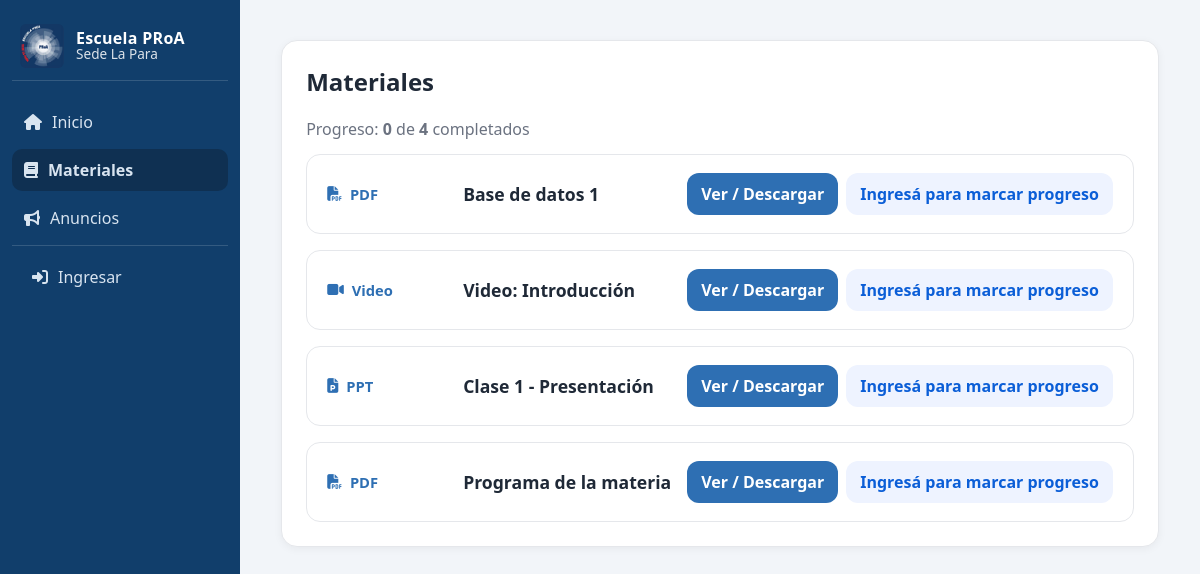
/materiales, run on the app's committed database.
### tables this page shows
CREATE TABLE materiales (
            id INTEGER PRIMARY KEY AUTOINCREMENT,
            titulo TEXT NOT NULL,
            tipo TEXT NOT NULL,
            url TEXT NOT NULL
        );

### portal/main.py (the view)
@main_bp.route("/materiales")
def materiales():
    db = get_db()
    user_id = session.get("user_id")
    if user_id:
        filas = db.execute("""
            SELECT m.id, m.titulo, m.tipo, m.url,
                   COALESCE(p.estado, 0) AS completado
            FROM materiales m
            LEFT JOIN progreso p
              ON p.material_id = m.id AND p.user_id = ?
            ORDER BY m.id DESC
        """, (user_id,)).fetchall()
    else:
        filas = db.execute("""
            SELECT id, titulo, tipo, url, 0 AS completado
            FROM materiales
            ORDER BY id DESC
        """).fetchall()
    total = len(filas)
    hechos = sum(1 for f in filas if f["completado"] == 1)
    return render_template("materiales.html", materiales=filas, total=total, hechos=hechos)

### database.py (called while the page is built)
def get_db():
    if "db" not in g:
        conn = sqlite3.connect(DB_NAME)
        conn.row_factory = sqlite3.Row  # permite acceder por nombre de columna
        g.db = conn
    return g.db

### templates/materiales.html (shortened to what this page needs)
{% extends "base.html" %}
{% block content %}
  <h2 style="margin-top:0;">Materiales</h2>
  <p class="muted" style="margin:6px 0 14px;">
    Progreso: <strong>{{ hechos }}</strong> de <strong>{{ total }}</strong> completados
  </p>
  {% if materiales|length == 0 %}
    <p class="muted">No hay materiales todavía.</p>
  {% else %}
    <div class="list">
      {% for m in materiales %}
        <article class="card material-card">
          <div class="card-badge">
            {% if m['tipo'] == 'pdf' %}
              <i class="fa-solid fa-file-pdf"></i> PDF
            {% elif m['tipo'] == 'ppt' %}
              <i class="fa-solid fa-file-powerpoint"></i> PPT
            {% elif m['tipo'] == 'video' %}
              <i class="fa-solid fa-video"></i> Video
            {% else %}
              <i class="fa-solid fa-file"></i> Otro
            {% endif %}
          </div>
          <h3 class="card-title">{{ m['titulo'] }}</h3>
          <div class="card-actions" style="display:flex; gap:8px;">
            <a class="btn" href="{{ m['url'] }}" target="_blank">Ver / Descargar</a>
            {% if g.user %}
              <form method="post" action="{{ url_for('main.toggle_progreso', mid=m['id']) }}">
                {% if m['completado'] == 1 %}
                  <button class="btn btn-ghost" type="submit">
                    ✅ Completado (desmarcar)
                  </button>
                {% else %}
                  <button class="btn btn-ghost" type="submit">
                    ⏳ Marcar como completado
                  </button>
                {% endif %}
              </form>
            {% else %}
              <a class="btn btn-ghost" href="{{ url_for('auth.login', next=url_for('main.materiales')) }}">
                Ingresá para marcar progreso
              </a>
            {% endif %}
          </div>
        </article>
      {% endfor %}
    </div>
  {% endif %}
{% endblock %}

### static/css/styles.css (style rules this page uses)
:root { --brand: #113E6B; --brand-2: #E63946; --brand-3: #2E6FB3; --bg: #f2f5f9; --card: #ffffff; --text: #1f2937; --muted: #6b7280; --line: #e5e7eb; }
* { box-sizing:border-box; }
html,body { height:100%; }
body { margin:0; font-family: "Segoe UI", Roboto, system-ui, -apple-system, Arial, sans-serif; color: var(--text); background: var(--bg); }
.card { background:var(--card); border:1px solid var(--line); border-radius:14px; padding:18px; display:flex; flex-direction:column; gap:10px; transition: transform .15s ease, box-shadow .15s ease; }
.card-badge { font-size:.92rem; color: var(--brand-3); display:flex; align-items:center; gap:8px; }
.card-title { margin:0; font-size:1.08rem; }
.btn { display:inline-block; padding:10px 14px; border-radius:12px; background: var(--brand-3); color:#fff; text-decoration:none; border:none; cursor:pointer; font-weight:600; text-align:center; }
.btn-ghost { background:#eef3ff; color:#0b5ed7; }
.muted { color: var(--muted); }
.list { display: flex !important; flex-direction: column !important; gap: 16px; align-items: stretch; width: 100%; }
.material-card { display: flex !important; flex-direction: row !important; align-items: center; gap: 16px; width: 100% !important; padding: 18px 20px; }
.material-card .card-badge { margin: 0; min-width: 120px; display: flex; align-items: center; gap: 8px; font-weight: 600; }
.material-card .card-title { margin: 0; font-size: 1.1rem; flex: 1 1 auto; }
.material-card .card-actions { margin: 0 0 0 auto; display: flex; }

### data on the page
materiales: tipo "pdf" (drawn), titulo "Base de datos 1"
materiales: tipo "video" (drawn), titulo "Video: Introducción"
materiales: tipo "ppt" (drawn), titulo "Clase 1 - Presentación"
materiales: tipo "pdf" (drawn), titulo "Programa de la materia"

### other printed values
{{ hechos }} "0"
{{ total }} "4"
